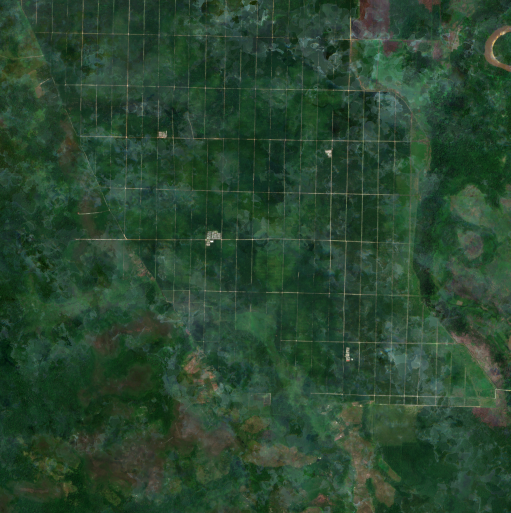
#> input picture data/post/1.tif, 1021 x 1026 px (shown at 1/2 size)
$ python -i dataset_building_housing_detection_pipeline.py   (imports and definitions only)
#> lines starting #> are read from the running program, lines starting #| are printed output that depends on the picture; after the words box and inside, x2 and y2 are one past the last pixel; in counts of white or black regions, pixels touching at a corner belong together
#> further down, picture is the input picture: shape (1026, 1021, 3); mean B, G, R 48.1, 70.7, 41.4
"""
Housing Detection and Classification Pipeline for Satellite Imagery
Based on the methodology from:
"Deteksi dan Klasifikasi Tipe Bangunan Pada Citra Satelit Menggunakan Metode K-Nearest Neighbor" (Jaelani, 2020)

Steps:
1. Load satellite imagery and define location bounding boxes.
2. Crop satellite imagery to the specified region-of-interest (ROI) bounding box.
3. Detect building/housing roofs using CIE L*a*b* color space conversion, K-Means clustering, and morphological operations (imfill + bwareaopen).
4. Perform connected component labeling and extract geometric features (Area, Perimeter, Metric, Eccentricity, Bounding Boxes, Centroids).
5. Classify housing typologies (Type A: Large, Type B: Medium, Type C: Small) via k-NN rules.
6. Export cropped images, binary masks, annotated overlays with bounding boxes, per-location CSVs, summary CSV, and JSON metadata.
"""

import os
import json
import zipfile
import cv2
import numpy as np
import pandas as pd
from scipy import ndimage

# [13 lines left out: function classify_building, not called in this run]

def detect_housings_lab_kmeans(cropped_img):
    """
    Core detection algorithm:
    1. Convert RGB image to CIE L*a*b* color space.
    2. Cluster chromatic components (a*, b*) using K-Means (k=3).
    3. Identify the cluster corresponding to terracotta/red tile roof spectral signatures.
    4. Apply morphological hole filling (imfill) and noise suppression (bwareaopen).
    """
    lab = cv2.cvtColor(cropped_img, cv2.COLOR_BGR2Lab)
#> lab: shape (1026, 1021, 3); mean of channels 0, 1, 2 69.3, 111.6, 138.3
    ab = lab[:, :, 1:3].reshape((-1, 2)).astype(np.float32)
#> ab = 1047546 pairs, first value 89 to 168, second value 105 to 176

    criteria = (cv2.TERM_CRITERIA_EPS + cv2.TERM_CRITERIA_MAX_ITER, 15, 1.0)
    _, labels, centers = cv2.kmeans(ab, 3, None, criteria, 10, cv2.KMEANS_RANDOM_CENTERS)
#> centers = [[112.7, 135.6], [107.3, 142.8], [123.4, 136]]
    labels = labels.reshape(cropped_img.shape[:2])
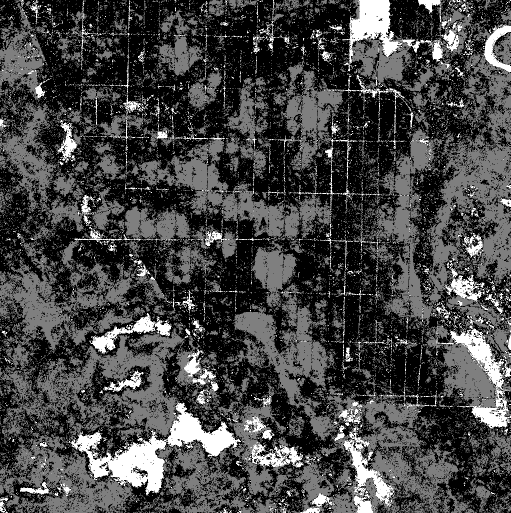
#> labels: shape (1026, 1021) int32 (shown at 1/2 size); min 0, max 2, mean 0.547; drawn with min black and max white

    # Roof cluster has highest a* (redness)
    roof_cluster_idx = np.argmax(centers[:, 0])
#> roof_cluster_idx = 2
    raw_mask = (labels == roof_cluster_idx).astype(np.uint8)
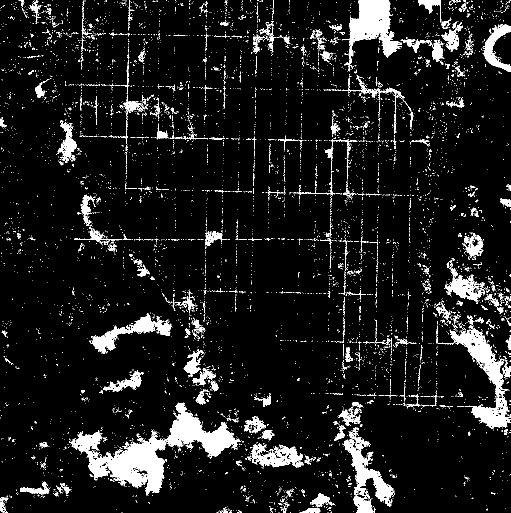
#> raw_mask: shape (1026, 1021) (shown at 1/2 size); values 0 (black) and 1 (white), 8.8% white; 6519 white regions (6211 under 20 px), largest, box (x1, y1, x2, y2) and area: (141, 805, 482, 991) 17484, (899, 657, 1021, 858) 6856, (684, 0, 804, 143) 6557

    # Morphological filling of internal roof voids / chimneys / textures
    filled_mask = ndimage.binary_fill_holes(raw_mask).astype(np.uint8)
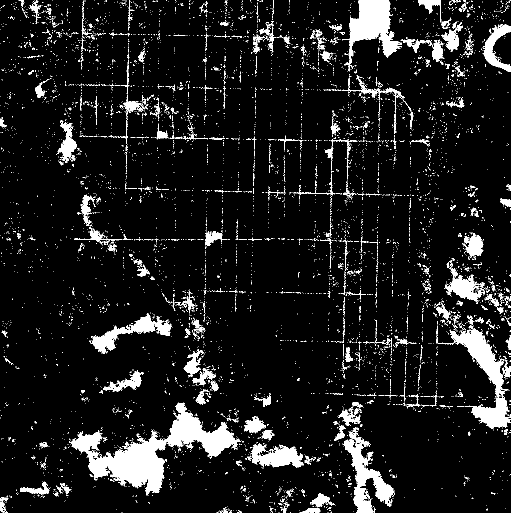
#> filled_mask: shape (1026, 1021) (shown at 1/2 size); values 0 (black) and 1 (white), 9.3% white; 6505 white regions (6194 under 20 px), largest, box (x1, y1, x2, y2) and area: (141, 805, 482, 991) 18233, (899, 657, 1021, 858) 7492, (684, 0, 804, 143) 6732

    # Morphological opening and connected components area filtering
    num_labels, cc_labels, stats, _ = cv2.connectedComponentsWithStats(filled_mask)
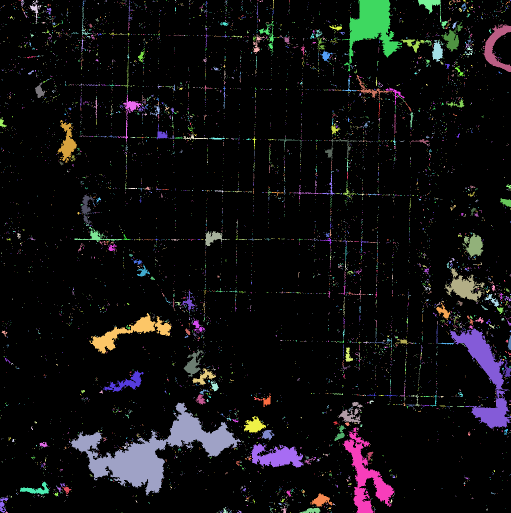
#> cc_labels: shape (1026, 1021) int32 (shown at 1/2 size); 6506 distinct labels, from 0 to 6505; one colour per label, 0 black
#> num_labels = 6506
    clean_mask = np.zeros_like(filled_mask, dtype=np.uint8)

    for i in range(1, num_labels):
        if stats[i, cv2.CC_STAT_AREA] >= 25:
            clean_mask[cc_labels == i] = 255
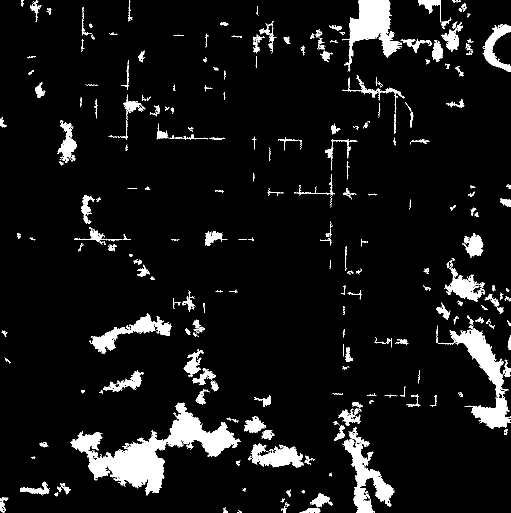
#> clean_mask: shape (1026, 1021) (shown at 1/2 size); 7.6% white; 258 white regions, largest, box (x1, y1, x2, y2) and area: (141, 805, 482, 991) 18233, (899, 657, 1021, 858) 7492, (684, 0, 804, 143) 6732

    return clean_mask

# [114 lines left out: function process_locations, not called in this run]

# [2 lines not run here, left out]

>>> import cv2
>>> picture = cv2.imread('../../data/post/1.tif')
>>> result = detect_housings_lab_kmeans(picture)

$ run again, on data/post/10.tif
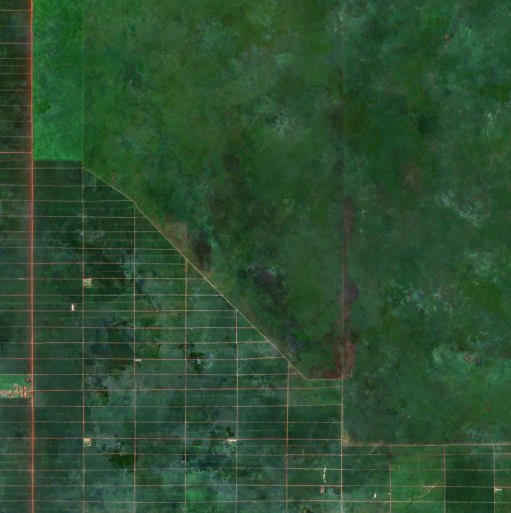
#> input picture data/post/10.tif, 1022 x 1026 px (shown at 1/2 size)
#> picture is the input picture: shape (1026, 1022, 3); mean B, G, R 49.1, 77.9, 44.7
#> lab: shape (1026, 1022, 3); mean of channels 0, 1, 2 76.5, 109.2, 141.4
#> ab = 1048572 pairs, first value 81 to 177, second value 80 to 170
#> centers = [[126.7, 140.4], [111.4, 137.7], [103.7, 146.6]]
#> in detect_housings_lab_kmeans, `labels = labels.reshape(cropped_img.shape[:2])`:
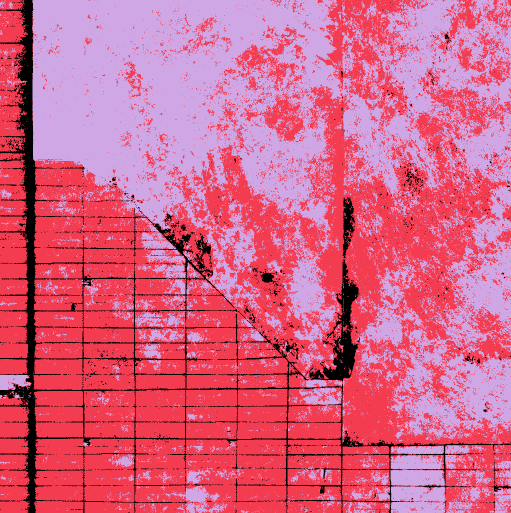
#> labels: shape (1026, 1022) int32 (shown at 1/2 size); 3 distinct labels, from 0 to 2; one colour per label, 0 black
#> roof_cluster_idx = 0
#> raw_mask: shape (1026, 1022); values 0 (black) and 1 (white), 6.2% white; 2233 white regions (2117 under 20 px), largest, box (x1, y1, x2, y2) and area: (0, 0, 1022, 1026) 43079, (617, 518, 719, 764) 6745, (685, 394, 711, 517) 1539
#> filled_mask: shape (1026, 1022); values 0 (black) and 1 (white), 14.5% white; 1944 white regions (1838 under 20 px), largest, box (x1, y1, x2, y2) and area: (0, 0, 1022, 1026) 131230, (617, 518, 719, 764) 7270, (685, 394, 711, 517) 1684
#> cc_labels: shape (1026, 1022) int32; 1945 distinct labels, from 0 to 1944
#> num_labels = 1945; stats = 1945 rows, first 6: [0, 0, 1022, 1026, 896507], [41, 0, 1, 1, 1], [43, 0, 3, 7, 13], [0, 0, 1022, 1026, 131230], [37, 3, 5, 3, 9], [24, 5, 1, 1, 1]
#> after the loop in detect_housings_lab_kmeans, `for i in range(1, num_labels):`:
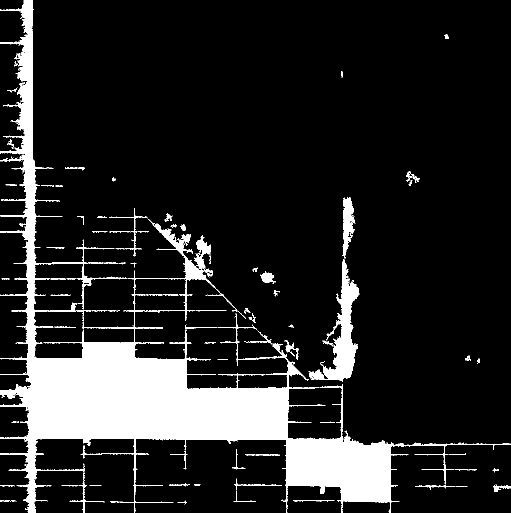
#> clean_mask: shape (1026, 1022) (shown at 1/2 size); 14% white; 84 white regions, largest, box (x1, y1, x2, y2) and area: (0, 0, 1022, 1026) 131230, (617, 518, 719, 764) 7270, (685, 394, 711, 517) 1684

$ run again, on data/post/11.tif
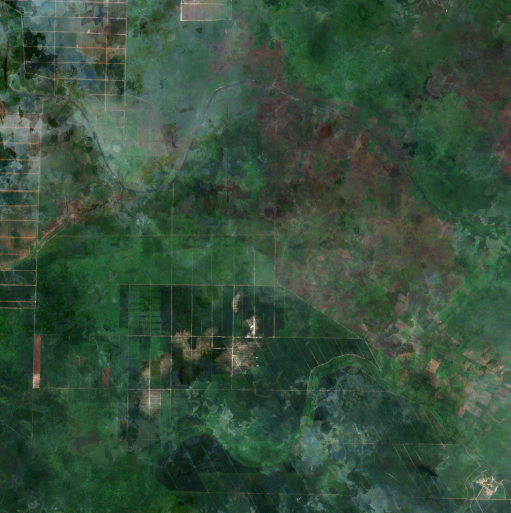
#> input picture data/post/11.tif, 1021 x 1026 px (shown at 1/2 size)
#> picture is the input picture: shape (1026, 1021, 3); mean B, G, R 60.7, 79.7, 54.6
#> lab: shape (1026, 1021, 3); mean of channels 0, 1, 2 80, 114.3, 136.4
#> ab = 1047546 pairs, first value 91 to 162, second value 104 to 162
#> centers = [[114.9, 133.7], [107.2, 141.5], [125.8, 133.6]]
#> in detect_housings_lab_kmeans, `labels = labels.reshape(cropped_img.shape[:2])`:
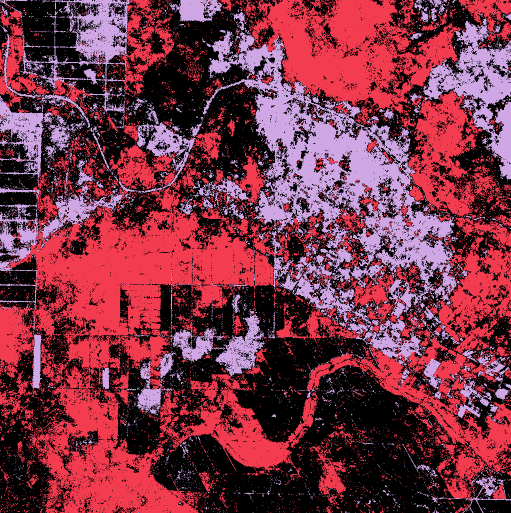
#> labels: shape (1026, 1021) int32 (shown at 1/2 size); 3 distinct labels, from 0 to 2; one colour per label, 0 black
#> roof_cluster_idx = 2
#> raw_mask: shape (1026, 1021); values 0 (black) and 1 (white), 18.4% white; 4551 white regions (4287 under 20 px), largest, box (x1, y1, x2, y2) and area: (405, 60, 919, 637) 75888, (845, 37, 1021, 360) 18961, (41, 0, 259, 184) 12018
#> filled_mask: shape (1026, 1021); values 0 (black) and 1 (white), 21.6% white; 4304 white regions (4039 under 20 px), largest, box (x1, y1, x2, y2) and area: (405, 60, 919, 637) 92795, (845, 37, 1021, 360) 21404, (41, 0, 259, 184) 18337
#> cc_labels: shape (1026, 1021) int32; 4305 distinct labels, from 0 to 4304
#> num_labels = 4305
#> after the loop in detect_housings_lab_kmeans, `for i in range(1, num_labels):`:
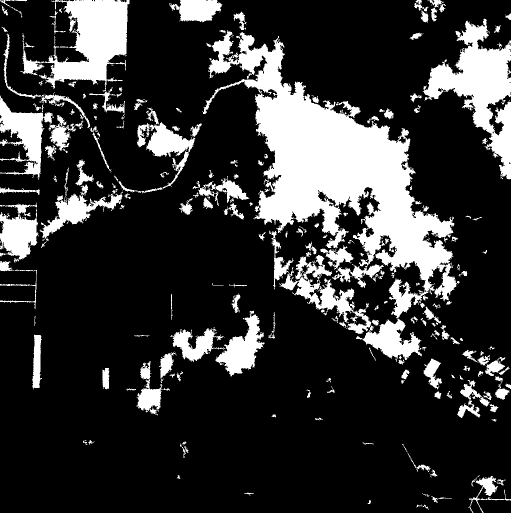
#> clean_mask: shape (1026, 1021) (shown at 1/2 size); 20.5% white; 218 white regions, largest, box (x1, y1, x2, y2) and area: (405, 60, 919, 637) 92795, (845, 37, 1021, 360) 21404, (41, 0, 259, 184) 18337

$ run again, on data/post/12.tif
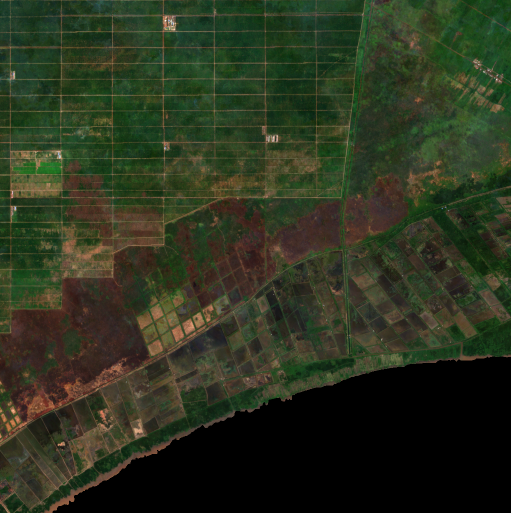
#> input picture data/post/12.tif, 1022 x 1026 px (shown at 1/2 size)
#> picture is the input picture: shape (1026, 1022, 3); mean B, G, R 30.8, 51.1, 43.7
#> lab: shape (1026, 1022, 3); mean of channels 0, 1, 2 52.4, 121.2, 139.7
#> ab = 1048572 pairs, first value 80 to 172, second value 82 to 172
#> centers = [[112.3, 143.9], [132.3, 142.4], [128, 129.9]]
#> in detect_housings_lab_kmeans, `labels = labels.reshape(cropped_img.shape[:2])`:
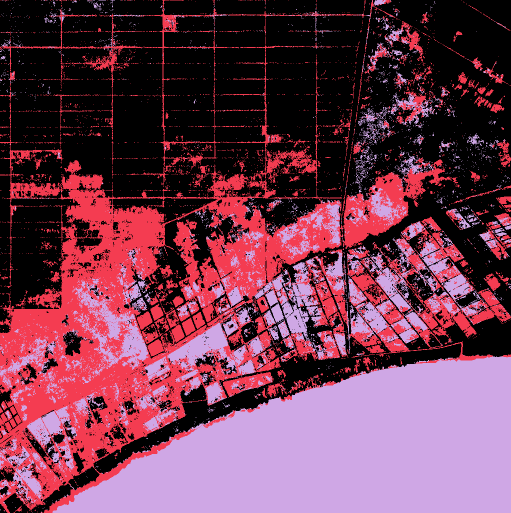
#> labels: shape (1026, 1022) int32 (shown at 1/2 size); 3 distinct labels, from 0 to 2; one colour per label, 0 black
#> roof_cluster_idx = 1
#> raw_mask: shape (1026, 1022); values 0 (black) and 1 (white), 23.2% white; 4854 white regions (4478 under 20 px), largest, box (x1, y1, x2, y2) and area: (0, 89, 683, 1026) 153259, (673, 319, 903, 498) 11523, (808, 559, 1022, 677) 5711
#> filled_mask: shape (1026, 1022); values 0 (black) and 1 (white), 32.1% white; 3948 white regions (3604 under 20 px), largest, box (x1, y1, x2, y2) and area: (0, 89, 683, 1026) 241874, (673, 319, 903, 498) 14638, (0, 0, 458, 370) 8701
#> cc_labels: shape (1026, 1022) int32; 3949 distinct labels, from 0 to 3948
#> num_labels = 3949
#> after the loop in detect_housings_lab_kmeans, `for i in range(1, num_labels):`:
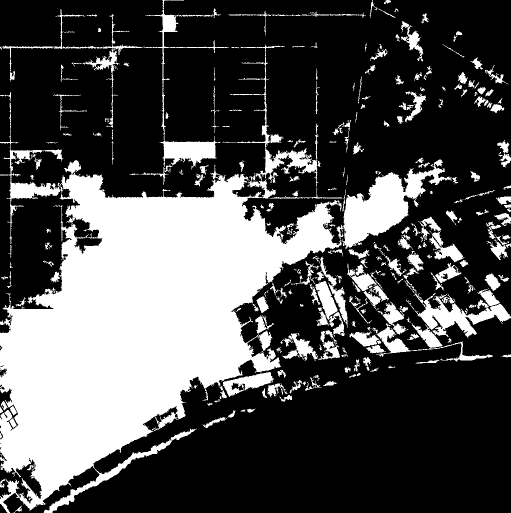
#> clean_mask: shape (1026, 1022) (shown at 1/2 size); 30.9% white; 277 white regions, largest, box (x1, y1, x2, y2) and area: (0, 89, 683, 1026) 241874, (673, 319, 903, 498) 14638, (0, 0, 458, 370) 8701
